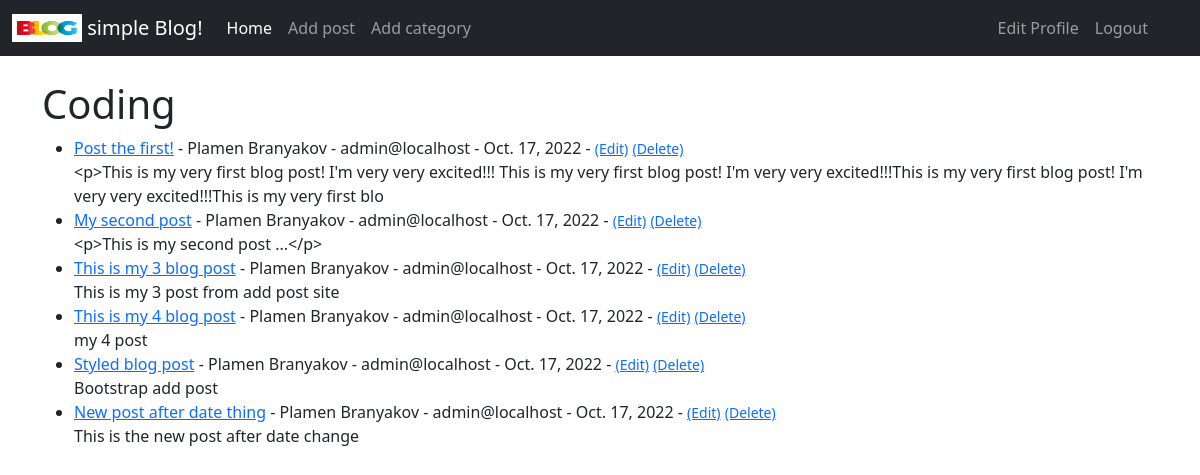
Page /category/coding/ (signed in) on the committed database.
### theblog/models.py (models this page shows, shortened)
class Post(models.Model):
    title = models.CharField(max_length=255)
    header_image = models.ImageField(null=True, blank=True, upload_to='images/')
    title_tag = models.CharField(max_length=255)
    author = models.ForeignKey(User, on_delete=models.CASCADE)
    body = RichTextField(blank=True, null=True)
    post_date = models.DateField(auto_now_add=True)
    category = models.CharField(max_length=255, default='uncategorized')
    snippet = models.CharField(max_length=255)
    likes = models.ManyToManyField(User, related_name='blog_posts')

### theblog/views.py (the view)
# urls.py: path('category/<str:cats>/', CategoryView, name="category"),
def CategoryView(request, cats):
    category_posts = Post.objects.filter(category=cats.replace('-', ' '))
    return render(request, 'categories.html', {'cats': cats.title().replace('-', ' '), 'category_posts': category_posts},)

### theblog/templates/categories.html
{% extends 'base.html' %}
{% block content %}
    {% if category_posts %}
    <h1>{{ cats }}</h1>
    <ul>
        {% for post in category_posts %}
            <li><a href="{% url 'article-detail' post.pk %}">{{ post.title }}</a>
                - {{ post.author.first_name }} {{ post.author.last_name }} -
                {{ post.author.email }} -
                {{ post.post_date }}
                {% if user.is_authenticated %}
                    {% if user.id == post.author.id %}
                        - <small><a href="{% url 'update_post' post.pk%}">(Edit)</a></small>
                        <small><a href="{% url 'delete_post' post.pk%}">(Delete)</a></small>
                    {% endif %}
                {% endif %}
                <br/>
                {{ post.body|slice:':200' }}
            </li>
        {% endfor %}
    </ul>
    {% endif %}
{% endblock %}

### rows in the picture
Post: title "Post the first!", author.first_name "Plamen", author.last_name "Branyakov", author.email "admin@localhost", post_date "Oct. 17, 2022", shows "(Edit)", body "<p>This is my very first blog post! I'm very very excited!!! This is my very first blog post! I'm very very excited!!!This is my very first blog post! I'm very very excited!!!This is my very first blo"
Post: title "My second post", author.first_name "Plamen", author.last_name "Branyakov", author.email "admin@localhost", post_date "Oct. 17, 2022", shows "(Edit)", body "<p>This is my second post ...</p>"
Post: title "This is my 3 blog post", author.first_name "Plamen", author.last_name "Branyakov", author.email "admin@localhost", post_date "Oct. 17, 2022", shows "(Edit)", body "This is my 3 post from add post site"
Post: title "This is my 4 blog post", author.first_name "Plamen", author.last_name "Branyakov", author.email "admin@localhost", post_date "Oct. 17, 2022", shows "(Edit)", body "my 4 post"
Post: title "Styled blog post", author.first_name "Plamen", author.last_name "Branyakov", author.email "admin@localhost", post_date "Oct. 17, 2022", shows "(Edit)", body "Bootstrap add post"
Post: title "New post after date thing", author.first_name "Plamen", author.last_name "Branyakov", author.email "admin@localhost", post_date "Oct. 17, 2022", shows "(Edit)", body "This is the new post after date change"

### other values in the picture
{{ cats }} "Coding"
